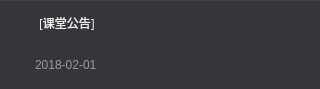
<?xml version="1.0" encoding="UTF-8"?>
<ui version="4.0">
 <class>NoticeItem</class>
 <widget class="QWidget" name="NoticeItem">
  <property name="geometry">
   <rect>
    <x>0</x>
    <y>0</y>
    <width>320</width>
    <height>89</height>
   </rect>
  </property>
  <property name="minimumSize">
   <size>
    <width>320</width>
    <height>0</height>
   </size>
  </property>
  <property name="maximumSize">
   <size>
    <width>320</width>
    <height>16777215</height>
   </size>
  </property>
  <property name="windowTitle">
   <string>NoticeItem</string>
  </property>
  <property name="styleSheet">
   <string notr="true">QWidget#NoticeItem{
	background-color: rgb(52, 54, 58);
}</string>
  </property>
  <layout class="QVBoxLayout" name="verticalLayout_3">
   <property name="spacing">
    <number>0</number>
   </property>
   <property name="leftMargin">
    <number>0</number>
   </property>
   <property name="topMargin">
    <number>0</number>
   </property>
   <property name="rightMargin">
    <number>0</number>
   </property>
   <property name="bottomMargin">
    <number>0</number>
   </property>
   <item>
    <widget class="QWidget" name="widget_4" native="true">
     <property name="minimumSize">
      <size>
       <width>0</width>
       <height>1</height>
      </size>
     </property>
     <property name="maximumSize">
      <size>
       <width>16777215</width>
       <height>1</height>
      </size>
     </property>
     <property name="styleSheet">
      <string notr="true">background-color: rgb(64, 66, 72);</string>
     </property>
    </widget>
   </item>
   <item>
    <widget class="QWidget" name="widget_3" native="true">
     <property name="styleSheet">
      <string notr="true">QWidget#widget_3{
background-color: rgb(52, 54, 58);
}</string>
     </property>
     <layout class="QHBoxLayout" name="horizontalLayout">
      <item>
       <widget class="QWidget" name="widget_2" native="true">
        <property name="minimumSize">
         <size>
          <width>18</width>
          <height>0</height>
         </size>
        </property>
        <property name="maximumSize">
         <size>
          <width>18</width>
          <height>16777215</height>
         </size>
        </property>
        <layout class="QVBoxLayout" name="verticalLayout">
         <property name="spacing">
          <number>0</number>
         </property>
         <property name="leftMargin">
          <number>0</number>
         </property>
         <property name="topMargin">
          <number>0</number>
         </property>
         <property name="rightMargin">
          <number>0</number>
         </property>
         <property name="bottomMargin">
          <number>0</number>
         </property>
         <item>
          <widget class="QLabel" name="label_Flag">
           <property name="minimumSize">
            <size>
             <width>0</width>
             <height>5</height>
            </size>
           </property>
           <property name="maximumSize">
            <size>
             <width>16777215</width>
             <height>5</height>
            </size>
           </property>
           <property name="text">
            <string/>
           </property>
          </widget>
         </item>
         <item>
          <widget class="QLabel" name="label">
           <property name="minimumSize">
            <size>
             <width>18</width>
             <height>18</height>
            </size>
           </property>
           <property name="maximumSize">
            <size>
             <width>18</width>
             <height>18</height>
            </size>
           </property>
           <property name="styleSheet">
            <string notr="true">
border-image: url(:/idention/img/idention/notice.png);</string>
           </property>
           <property name="text">
            <string/>
           </property>
          </widget>
         </item>
         <item>
          <widget class="QLabel" name="label_flag">
           <property name="text">
            <string/>
           </property>
          </widget>
         </item>
        </layout>
       </widget>
      </item>
      <item>
       <widget class="QWidget" name="widget" native="true">
        <property name="styleSheet">
         <string notr="true"/>
        </property>
        <layout class="QVBoxLayout" name="verticalLayout_2">
         <property name="spacing">
          <number>20</number>
         </property>
         <property name="leftMargin">
          <number>0</number>
         </property>
         <property name="topMargin">
          <number>0</number>
         </property>
         <property name="rightMargin">
          <number>0</number>
         </property>
         <property name="bottomMargin">
          <number>0</number>
         </property>
         <item>
          <widget class="QTextEdit" name="textEdit">
           <property name="minimumSize">
            <size>
             <width>278</width>
             <height>20</height>
            </size>
           </property>
           <property name="maximumSize">
            <size>
             <width>278</width>
             <height>20</height>
            </size>
           </property>
           <property name="font">
            <font>
             <family>微软雅黑</family>
             <pointsize>-1</pointsize>
             <weight>50</weight>
             <italic>false</italic>
             <bold>false</bold>
            </font>
           </property>
           <property name="styleSheet">
            <string notr="true">QTextEdit{
font: 12px &quot;微软雅黑&quot;;
	color: rgb(236, 236, 236);
	background-color: rgb(52, 54, 58);
	border: 0px;
}</string>
           </property>
           <property name="verticalScrollBarPolicy">
            <enum>Qt::ScrollBarAlwaysOff</enum>
           </property>
           <property name="horizontalScrollBarPolicy">
            <enum>Qt::ScrollBarAlwaysOff</enum>
           </property>
           <property name="undoRedoEnabled">
            <bool>false</bool>
           </property>
           <property name="readOnly">
            <bool>true</bool>
           </property>
           <property name="html">
            <string>&lt;!DOCTYPE HTML PUBLIC &quot;-//W3C//DTD HTML 4.0//EN&quot; &quot;http://www.w3.org/TR/REC-html40/strict.dtd&quot;&gt;
&lt;html&gt;&lt;head&gt;&lt;meta name=&quot;qrichtext&quot; content=&quot;1&quot; /&gt;&lt;style type=&quot;text/css&quot;&gt;
p, li { white-space: pre-wrap; }
&lt;/style&gt;&lt;/head&gt;&lt;body style=&quot; font-family:'微软雅黑'; font-size:12px; font-weight:400; font-style:normal;&quot;&gt;
&lt;p style=&quot; margin-top:0px; margin-bottom:0px; margin-left:0px; margin-right:0px; -qt-block-indent:0; text-indent:0px;&quot;&gt;&lt;span style=&quot; font-family:'SimSun'; font-size:9pt;&quot;&gt;[课堂公告] &lt;/span&gt;&lt;/p&gt;&lt;/body&gt;&lt;/html&gt;</string>
           </property>
           <property name="textInteractionFlags">
            <set>Qt::NoTextInteraction</set>
           </property>
          </widget>
         </item>
         <item>
          <widget class="QLabel" name="label_data">
           <property name="styleSheet">
            <string notr="true">color: rgb(153, 153, 153);
font: 12px &quot;微软雅黑&quot;;</string>
           </property>
           <property name="text">
            <string>2018-02-01</string>
           </property>
          </widget>
         </item>
        </layout>
       </widget>
      </item>
     </layout>
    </widget>
   </item>
  </layout>
 </widget>
 <layoutdefault spacing="6" margin="11"/>
 <resources>
  <include location="../../VLive/VLive.qrc"/>
 </resources>
 <connections/>
</ui>
